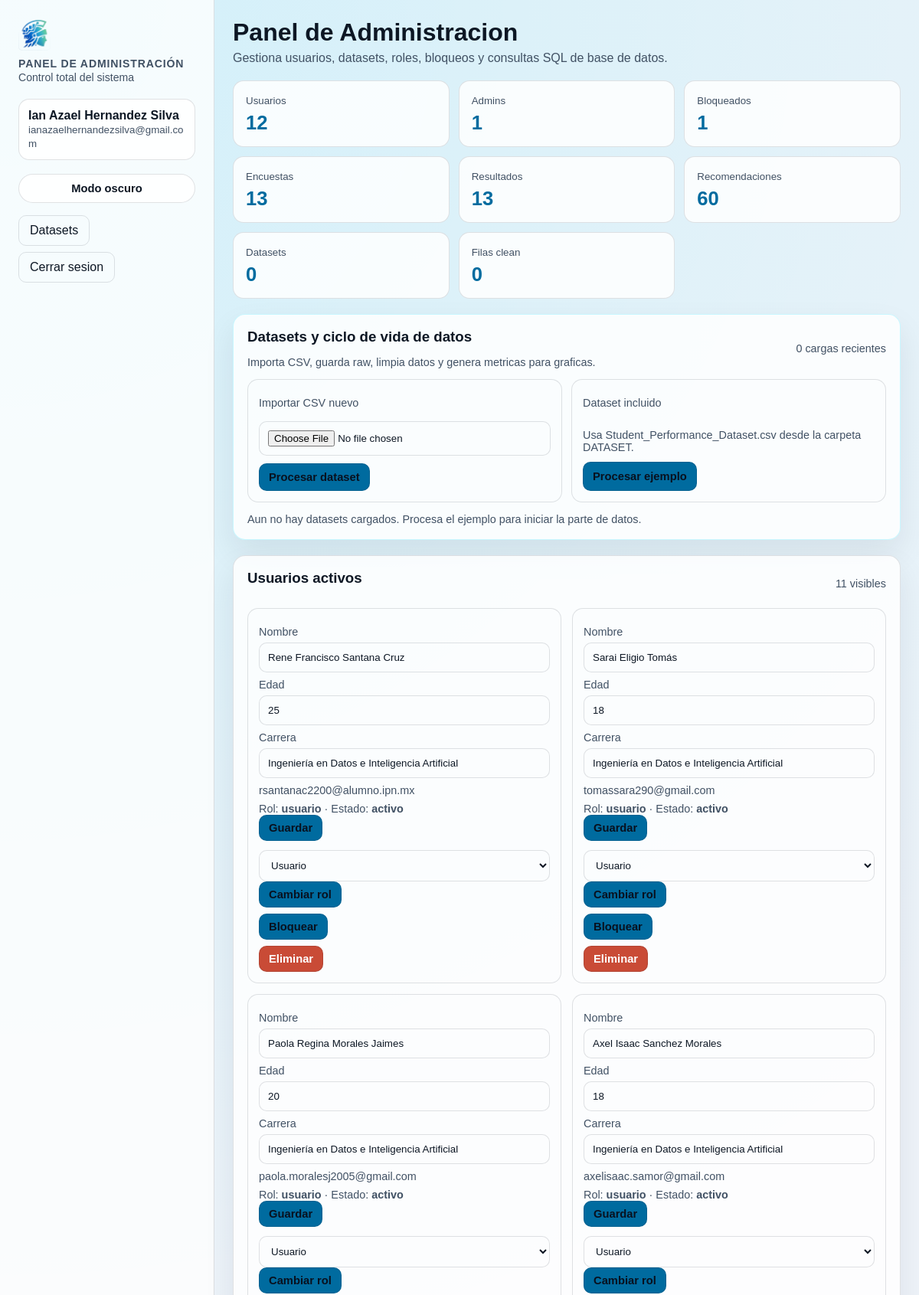
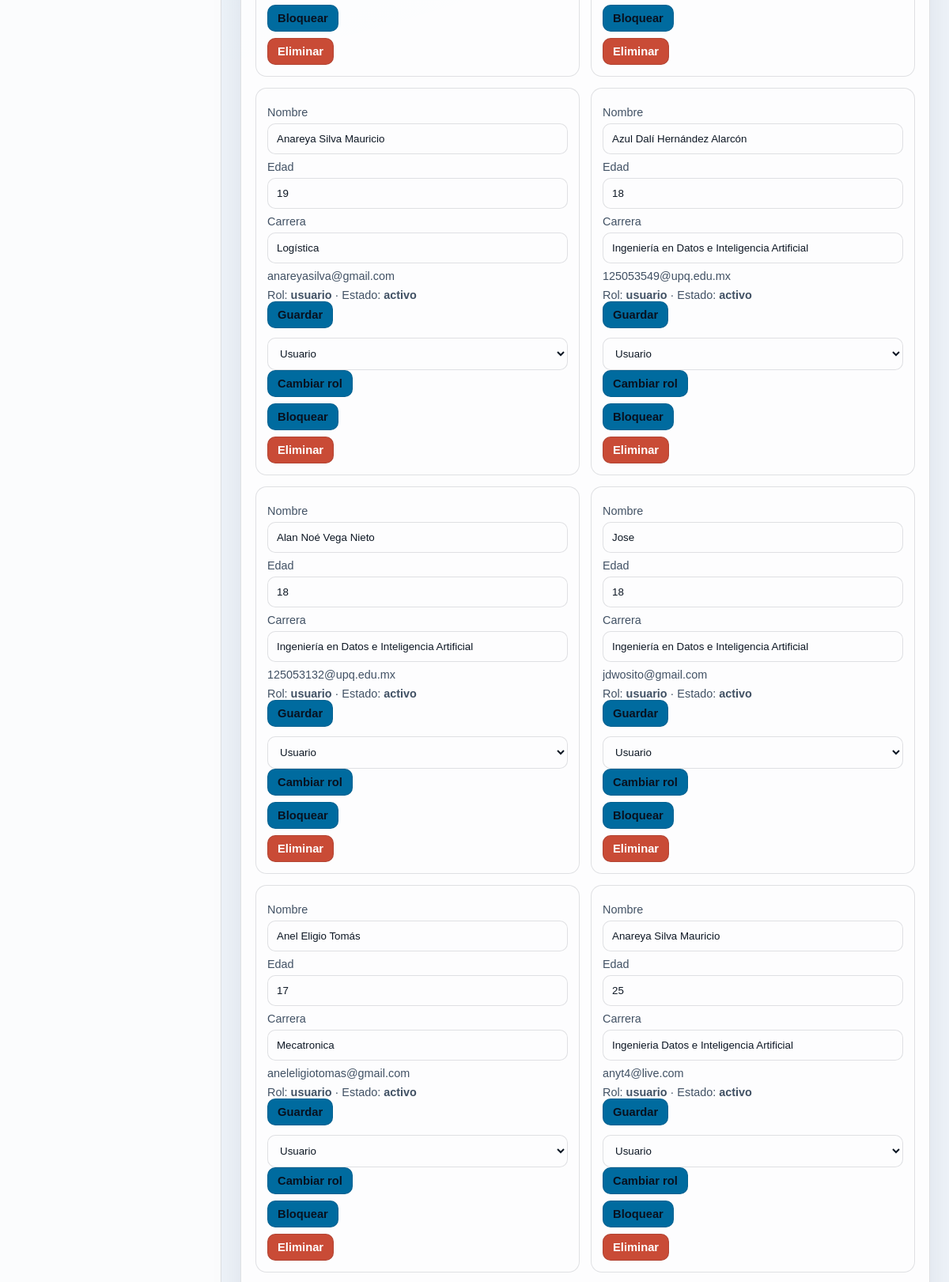
The app's page /PHP/admin_dashboard.php (signed in, upper part) with its own data (2 pictures, top to bottom).
### tables this page shows
CREATE TABLE `usuarios` (
  `id` int(11) NOT NULL,
  `nombre` varchar(100) NOT NULL,
  `correo` varchar(100) NOT NULL,
  `password` varchar(255) NOT NULL,
  `edad` int(11) DEFAULT NULL,
  `carrera` varchar(100) DEFAULT NULL,
  `fecha_registro` timestamp NOT NULL DEFAULT current_timestamp(),
  `rol` enum('usuario','admin') DEFAULT 'usuario',
  `estado` enum('activo','bloqueado') NOT NULL DEFAULT 'activo'
);

### PHP/admin_dashboard.php (the view, shortened to what the rows shown need)
<?php
require_once("conexion.php");
$adminId = (int) $_SESSION["usuario_id"];
function adminH($value): string
{
    return htmlspecialchars((string) ($value ?? ""), ENT_QUOTES, "UTF-8");
}
function usuariosTieneEstadoColumna(mysqli $conn): bool
{
    $result = $conn->query("SHOW COLUMNS FROM usuarios LIKE 'estado'");
    return $result && $result->num_rows > 0;
}
$tieneEstado = usuariosTieneEstadoColumna($conn);
$users = [];
$usersSql = $tieneEstado
    ? "SELECT id, nombre, correo, edad, carrera, rol, estado, fecha_registro FROM usuarios WHERE estado <> 'bloqueado' ORDER BY id DESC"
    : "SELECT id, nombre, correo, edad, carrera, rol, 'activo' AS estado, fecha_registro FROM usuarios ORDER BY id DESC";
$result = $conn->query($usersSql);
if ($result) {
    while ($row = $result->fetch_assoc()) {
        $users[] = $row;
    }
}
?>
<!DOCTYPE html>
<html lang="es">
<head>
    <link rel="stylesheet" href="../CSS/admin.css">
</head>
<body>
    <div class="admin-shell">
        <main class="admin-main">
            <header>
                <h2>Panel de Administracion</h2>
            </header>
            <section class="panel">
                <div class="users-grid">
                    <?php foreach ($users as $u): ?>
                        <article class="user-card">
                            <form method="POST">
                                <label>Nombre</label>
                                <input type="text" name="nombre" value="<?= adminH($u["nombre"]) ?>" required>
                                <label>Edad</label>
                                <input type="number" name="edad" min="1" value="<?= (int) $u["edad"] ?>" required>
                                <label>Carrera</label>
                                <input type="text" name="carrera" value="<?= adminH($u["carrera"]) ?>" required>
                                <p class="meta"><?= adminH($u["correo"]) ?></p>
                                <p class="meta">Rol: <strong><?= adminH($u["rol"]) ?></strong> · Estado: <strong><?= adminH($u["estado"]) ?></strong></p>
                                <div class="actions compact-actions">
                                    <button type="submit" data-confirm="Guardar cambios en este usuario?">Guardar</button>
                                </div>
                            </form>
                            <?php if ((int) $u["id"] !== $adminId): ?>
                                <div class="inline-actions">
                                    <form method="POST">
                                        <select name="new_role">
                                            <option value="usuario" <?= $u["rol"] === "usuario" ? "selected" : "" ?>>Usuario</option>
                                        </select>
                                        <button type="submit" data-confirm="Cambiar el rol de este usuario?">Cambiar rol</button>
                                    </form>
                                    <form method="POST">
                                        <button type="submit" data-confirm="<?= $u["estado"] === "bloqueado" ? "Desbloquear este usuario?" : "Bloquear este usuario?" ?>"><?= $u["estado"] === "bloqueado" ? "Desbloquear" : "Bloquear" ?></button>
                                    </form>
                                    <form method="POST">
                                        <button type="submit" class="danger" data-confirm="Se eliminará el usuario y sus datos. ¿Continuar?">Eliminar</button>
                                    </form>
                                </div>
                            <?php endif; ?>
                        </article>
                    <?php endforeach; ?>
                </div>
            </section>
        </main>
    </div>
</body>
</html>

### records on screen
usuarios: nombre "Rene Francisco Santana Cruz", edad "25", carrera "Ingeniería en Datos e Inteligencia Artificial", correo "rsantanac2200@alumno.ipn.mx", rol "usuario", estado "activo", new_role "Usuario", shows "Bloquear"
usuarios: nombre "Sarai Eligio Tomás", edad "18", carrera "Ingeniería en Datos e Inteligencia Artificial", correo "tomassara290@gmail.com", rol "usuario", estado "activo", new_role "Usuario", shows "Bloquear"
usuarios: nombre "Paola Regina Morales Jaimes", edad "20", carrera "Ingeniería en Datos e Inteligencia Artificial", correo "paola.moralesj2005@gmail.com", rol "usuario", estado "activo", new_role "Usuario", shows "Bloquear"
usuarios: nombre "Axel Isaac Sanchez Morales", edad "18", carrera "Ingeniería en Datos e Inteligencia Artificial", correo "axelisaac.samor@gmail.com", rol "usuario", estado "activo", new_role "Usuario", shows "Bloquear"
usuarios: nombre "Anareya Silva Mauricio", edad "19", carrera "Logística", correo "anareyasilva@gmail.com", rol "usuario", estado "activo", new_role "Usuario", shows "Bloquear"
usuarios: nombre "Azul Dalí Hernández Alarcón", edad "18", carrera "Ingeniería en Datos e Inteligencia Artificial", correo "125053549@upq.edu.mx", rol "usuario", estado "activo", new_role "Usuario", shows "Bloquear"
usuarios: nombre "Alan Noé Vega Nieto", edad "18", carrera "Ingeniería en Datos e Inteligencia Artificial", correo "125053132@upq.edu.mx", rol "usuario", estado "activo", new_role "Usuario", shows "Bloquear"
usuarios: nombre "Jose", edad "18", carrera "Ingeniería en Datos e Inteligencia Artificial", correo "jdwosito@gmail.com", rol "usuario", estado "activo", new_role "Usuario", shows "Bloquear"
usuarios: nombre "Anel Eligio Tomás", edad "17", carrera "Mecatronica", correo "aneleligiotomas@gmail.com", rol "usuario", estado "activo", new_role "Usuario", shows "Bloquear"
usuarios: nombre "Anareya Silva Mauricio", edad "25", carrera "Ingenieria Datos e Inteligencia Artificial", correo "anyt4@live.com", rol "usuario", estado "activo", new_role "Usuario", shows "Bloquear"

### other values on screen
adminH($_SESSION["usuario_nombre"] ?? "Administrador") "Ian Azael Hernandez Silva"
adminH($_SESSION["usuario_correo"] ?? "") "ianazaelhernandezsilva@gmail.com"
$totals["usuarios"] "12"
$totals["admins"] "1"
$totals["bloqueados"] "1"
$totals["encuestas"] "13"
$totals["resultados"] "13"
$totals["recomendaciones"] "60"
$totals["datasets"] "0"
$totals["dataset_rows"] "0"
count($datasetUploads) "0"
count($users) "11"
